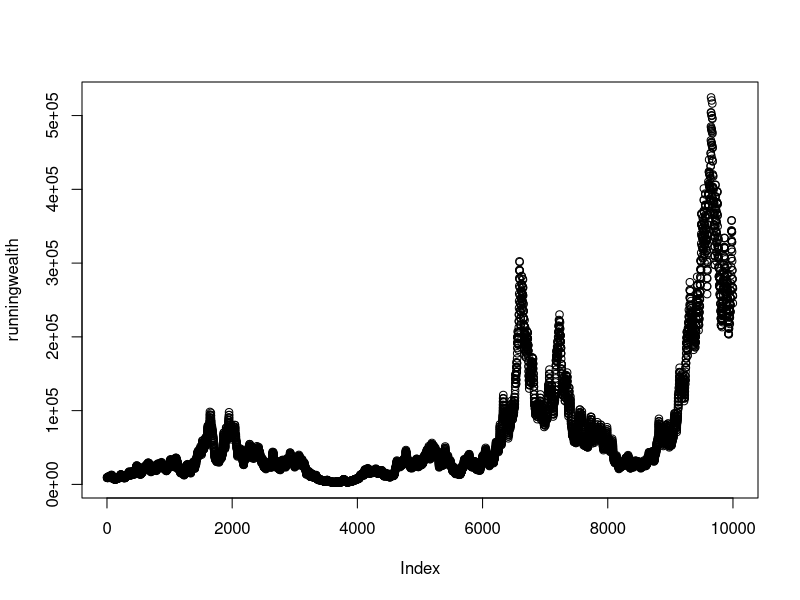

The R source for this figure:
# Simulating 10000 rounds of the favorable bet

# Parameters for initial wealth and number of rounds
initial_wealth = 10000
rounds = 10000

frac = 0.04 # how much of wealth is wagered each round
runningwealth = rep(0, rounds) # a placeholder for the result

# Simulate 10000 rounds of betting
current_wealth = initial_wealth
for(i in 1:rounds) {
  bet = frac* current_wealth  # the size of the bet
  coin = sample(c(1,-1), 1, prob = c(0.52, 0.48))  # the result  
  current_wealth = current_wealth + coin*bet # update current wealth
  runningwealth[i] = current_wealth
}
plot(runningwealth)
current_wealth

# implied interest rate
# under compound interest: final = initial * (1 + R)^N
# where R = interest rate and N = periods
R =  (current_wealth/initial_wealth)^{1/rounds} - 1

# Implied yearly interest rate
(1+R)^{250} - 1
